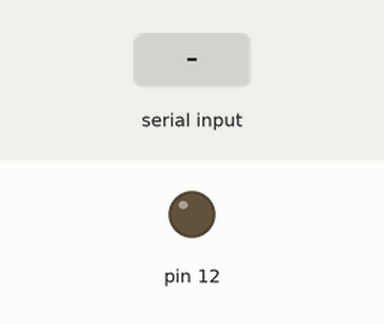
The sketch below on a simulated Arduino Uno, built with avr-gcc and run on an emulated ATmega328P. Shown: output pins drawn as LEDs (lit = HIGH). The inputs (shaded band) are chosen by the test bench.

Above: at 1.2 s.
1.3 s: "1" received over Serial
At 1.9 s:
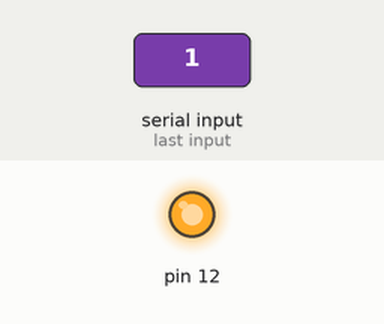
2.8 s: "0" received over Serial
At 4.2 s:
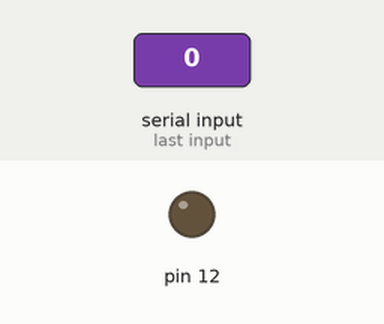
Timing chart, 0 to 5.8 s (numbered marks = the images above; inputs shaded):
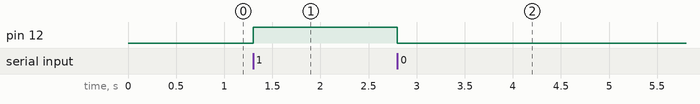

The sketch:

blender.ino
```cpp
int blend = 0;
int incomingByte = 0;

void setup(){
  pinMode(12, OUTPUT);
  digitalWrite(12, LOW);
  Serial.begin(9600);
}

void loop(){
  if (blend == 0){
    digitalWrite(12, LOW);
  }
  else{
    digitalWrite(12, HIGH);
  }
}

void serialEvent() {
  if(Serial.available() > 0) {
    char data = Serial.read();
    if(data == '1'){
      blend = 1;
    }
    if(data == '0'){
      blend = 0;
    }
  }
}
```

Measured:
- after the input at 1.3 s, pin 12: LOW → HIGH at once
- after the input at 2.8 s, pin 12: HIGH → LOW at once
